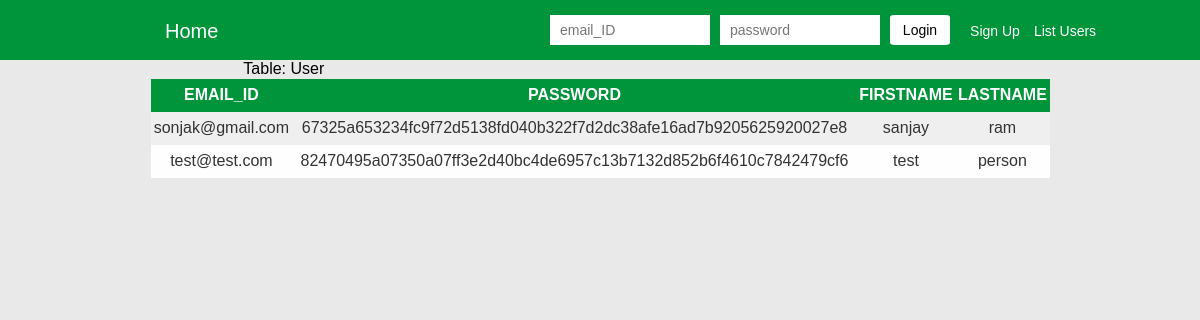
Page /listusers.php on the committed database.
### tables this page shows
CREATE TABLE `user` (
  `firstname` varchar(32) NOT NULL,
  `lastname` varchar(32) NOT NULL,
  `email_ID` varchar(32) NOT NULL,
  `password` varchar(360) NOT NULL
);

### listusers.php (the view, shortened to what this page needs)
<?php
  include_once 'header.php';
	$conn = mysqli_connect(DB_HOST, DB_USER, DB_PASSWORD, DB_NAME);
	$query = "SELECT email_ID, password, firstname, lastname FROM User ";
	$result = mysqli_query($conn, $query);
	$fields_num = mysqli_num_fields($result);
	echo "<h1S>Table: User </h1>";
	echo "<table border='1'><tr>";
	for($i=0; $i<$fields_num; $i++) {
		$field = mysqli_fetch_field($result);
		echo "<td><b>$field->name</b></td>";
	}
	echo "</tr>\n";
	while($row = mysqli_fetch_row($result)) {
		echo "<tr>";
		foreach($row as $cell)
			echo "<td>$cell</td>";
		echo "</tr>\n";
	}
  include_once 'footer.php';
?>

### styles.css (style rules this page uses)
body { margin: 0px; background-color: rgb(233, 233, 233); background-size: cover; -moz-background-size: cover; -o-background-size: cover; -webkit-background-size: cover; }
html body { font-family: 'Quicksand', sans-serif; }
table { color: #333; width: 75%; border-collapse: collapse; border-spacing: 0; margin: auto; text-align: center; }
td, th { border: 1px solid transparent; height: 30px; transition: all 0.3s; }
td { background: #FAFAFA; }
tr:first-child td { text-transform: uppercase; color: white; background-color: rgb(0, 148, 59) !important; }
tr:nth-child(even) td { background: #f0efef; }
tr:nth-child(odd) td { background: #FEFEFE; }

### rows in the picture
user: email_ID "sonjak@gmail.com", password "67325a653234fc9f72d5138fd040b322f7d2dc38afe16ad7b9205625920027e8", firstname "sanjay", lastname "ram"
user: email_ID "test@test.com", password "82470495a07350a07ff3e2d40bc4de6957c13b7132d852b6f4610c7842479cf6", firstname "test", lastname "person"

### other values in the picture
$field->name "EMAIL_ID"
$field->name "PASSWORD"
$field->name "FIRSTNAME"
$field->name "LASTNAME"
